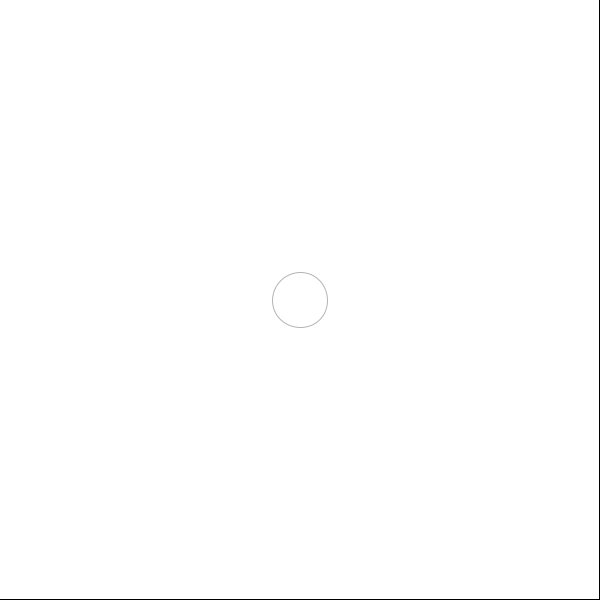
Frame 1 (no input)
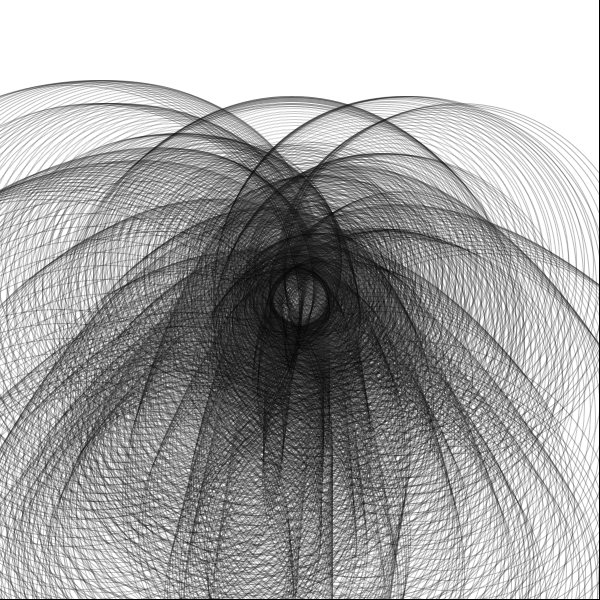
Frame 60 (the mouse pressed at the canvas centre just before this capture)
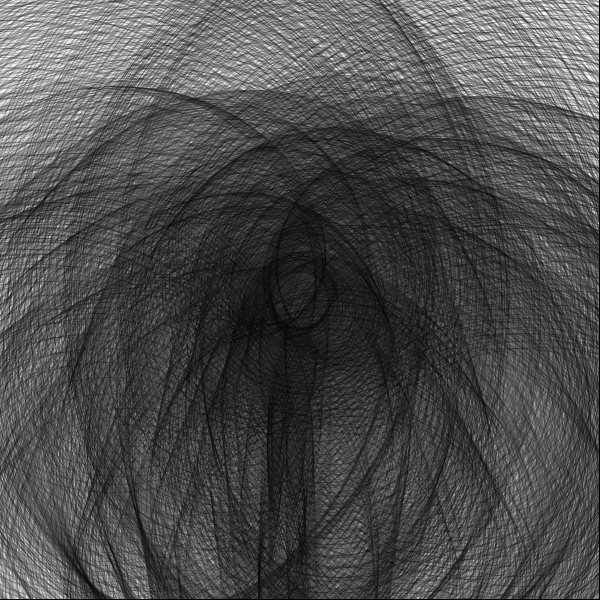
Frame 120 (the mouse held since frame 60 and released just before this capture)

The Processing sketch that drew these frames (run headless with seeded random() and noise(); from frame 60 on, the mouse is pressed at the canvas centre):

// Processing sketch: processing_134338
// ── processing_134338.pde

ArrayList ballCollection;


void setup() {
size(600,600);
smooth();
  
background(255);

mouseX = width/2;mouseY = height/2;


ballCollection = new ArrayList();

//for(int i = 0; i < 100; i++){
//Ball myBall = new Ball(random(0,width),random(0,500));
//ballCollection.add(myBall);
//}
}

void draw() {
fill(255,255,255,5);
rect(-1,-1,600,600);

Ball myBall = new Ball(mouseX,mouseY);
ballCollection.add(myBall);


for(int i = 0; i < ballCollection.size(); i++){
Ball mb = (Ball) ballCollection.get (i);
mb.run();
}
}
class Ball{
float x = 0;
float y = 0;
float speedX = random(-5,5);
float speedY = random (-5,5);
float lifespan;
float s;


Ball(float _x, float _y){

x = _x;
y = _y;
lifespan = random (10,20);
s = speedY;
frameRate(12);

}

void run(){
  update();
display();
move();
bounce();
gravity();
}

void update()
{
  lifespan -= 1.0;
  s += 8.0;
}

void gravity(){
speedY += 0.2;
}

void bounce(){
if(x > width) {
speedX = speedX * -1;
}
if(x < 0) {
speedX = speedX * -1;
}
if(y > height) {
speedY = speedY * -1;
}
if(y < 0) {
speedY = speedY * -1;
}

}

void move(){

  x += speedX;
y += speedY;
}

void display(){

  stroke (0,0,0,75);
  fill (200, 200,200,0);
ellipse (x,y,50+s,50+s);
}
}
